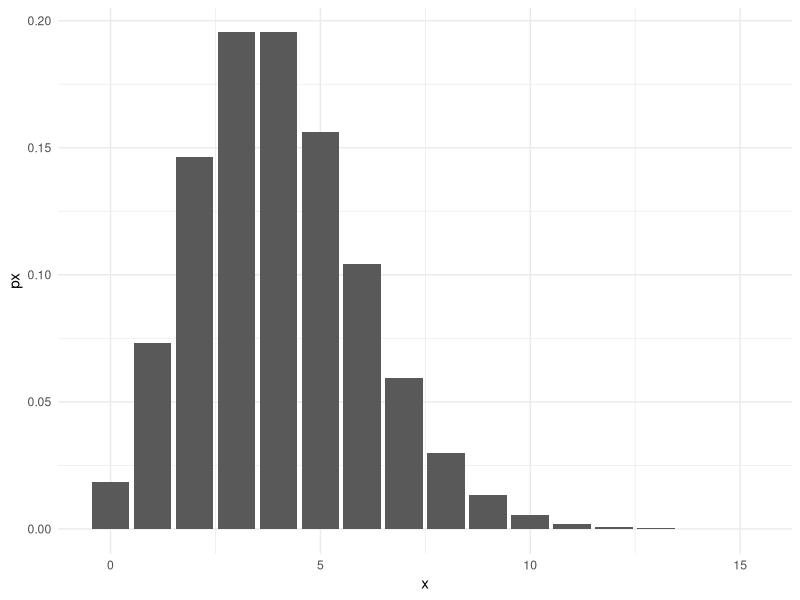
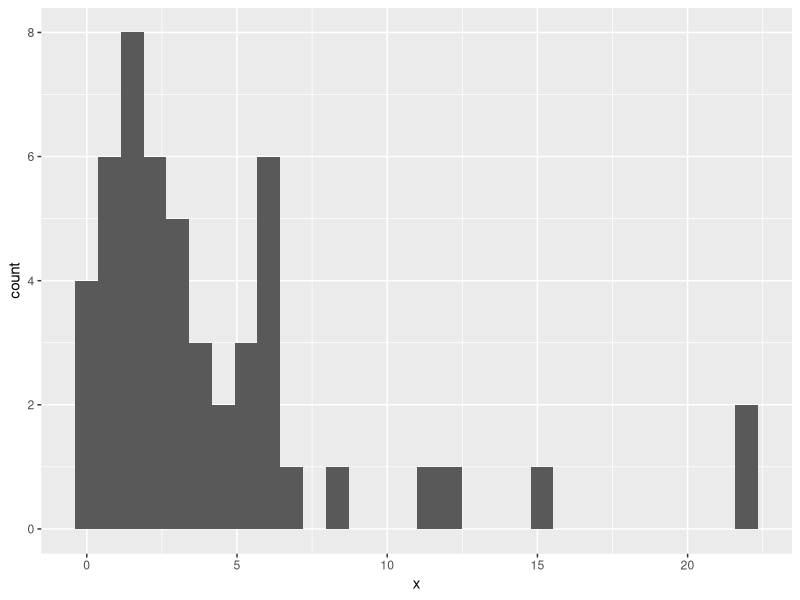
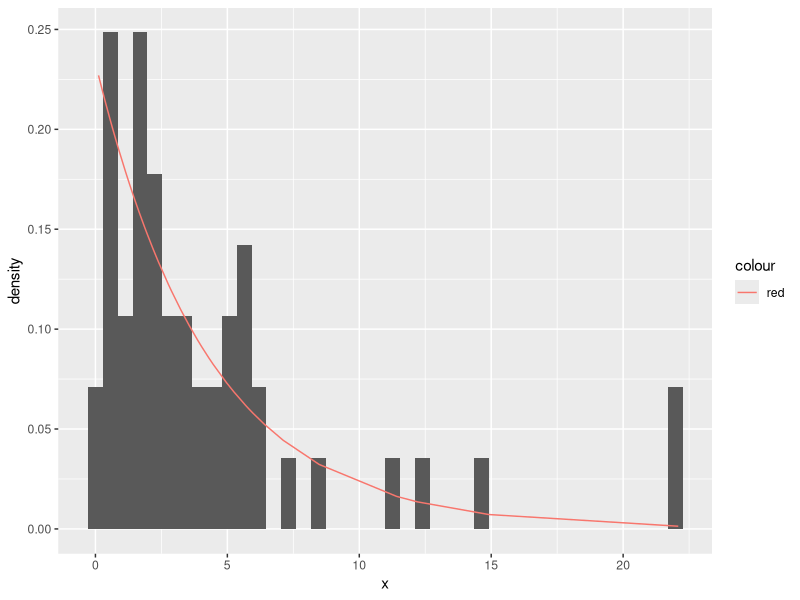

These figures' R source, in order:
install.packages('ggplot2')
install.packages('labeling')
library(ggplot2)
library(labeling)
#3) A média de blocos defeituosos produzidos em um equipamento é de 4 por hora. Determine:
#a) A probabilidade de encontrar 4 blocos defeituosos em 1 hora?
dpois(4,4)

#b) A probabilidade de encontrar 6 ou mais blocos defeituosos em 1 hora?
1-ppois(5,4)

#c) A proprobabilidade de encontrar mais de 80 blocos defeituosos em 1 dia?
1-ppois(80,4*24)
#c) A proprobabilidade de encontrar menos de 85 blocos defeituosos em 1 dia?
ppois(84,4*24)
#d) Represente graficamente todas as probabilidades que blocos defeituosos em 1h.
dpois
x=0:15
px=dpois(x,4)
dados=data.frame(x,px)
ggplot(dados,aes(x,px))+geom_col()+theme_minimal()

#4) Determine o valor de K para que a função abaixo seja uma função densidade de probabilidade, sendo que 0<= x<= 1
#f(k)=kx^4
fx=function(x)x^4
k=1/integrate(fx,0,1)$value

#5) O tempo de vida x (horas) de determinado componente segue uma distribuição desconhecida. Uma amostra foi 
#retirada para o estudo
#a) Qual o modelo de probabilidade melhor se adequa aos dados?
dados=read.csv('dadosex5.csv',sep = ';',dec = '.',header = T)
ggplot(dados,aes(x))+geom_histogram(bins=30)
#O Modelo exponenical

#b) Qual a média do tempo de falha?
(media=mean(dados$x))

#c) Qual a probabilidade de falhar após 2 horas?
1-pexp(2,1/media)

#d) Qual a probabilidade de falhar antes de 5 horas?
pexp(5,1/media)

#e Apresente o modelo ajustado no histograma

dados$px=dexp(dados$x,1/media)
ggplot(dados,aes(x))+geom_histogram(aes(y=..density..),bins=40)+geom_line(aes(x,px,col='red'))


